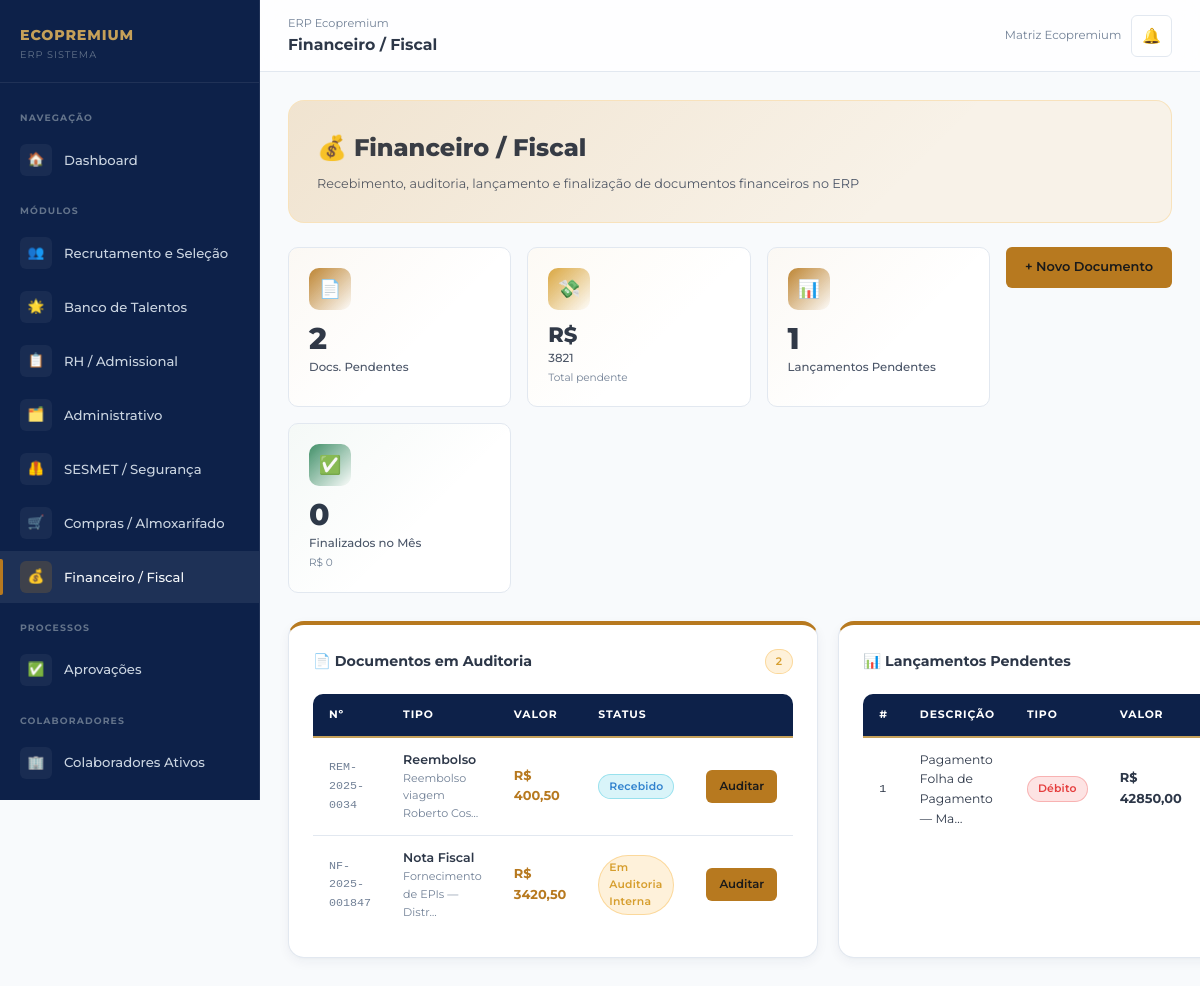
Screenshot of /financeiro/ (signed in) with the database file from the repository.
### core/models.py (models this page shows, shortened)
class PerfilUsuario(models.Model):
    PERFIS = [
        ('admin', 'Administrador'),
        ('gestor', 'Gestor'),
        ('rh', 'RH / Departamento Pessoal'),
        ('financeiro', 'Financeiro / Fiscal'),
        ('sesmet', 'SESMET / Segurança do Trabalho'),
        ('compras', 'Compras / Almoxarifado'),
        ('operacional', 'Operacional'),
    ]
    MARCAS = [
        ('eco_premium', 'Eco Premium'),
        ('trip_premium', 'Trip Premium'),
        ('log_premium', 'Log Premium'),
        ('matriz', 'Matriz Ecopremium'),
    ]
    usuario = models.OneToOneField(User, on_delete=models.CASCADE, related_name='perfil')
    perfil = models.CharField(max_length=20, choices=PERFIS, default='operacional')
    marca = models.CharField(max_length=20, choices=MARCAS, default='eco_premium')
    unidade = models.CharField(max_length=100, default='Matriz')
    telefone = models.CharField(max_length=20, blank=True)
    avatar_iniciais = models.CharField(max_length=3, blank=True)
    criado_em = models.DateTimeField(auto_now_add=True)
    class Meta:
        verbose_name = 'Perfil de Usuário'
        verbose_name_plural = 'Perfis de Usuários'

### financeiro/models.py (models this page shows, shortened)
class DocumentoFinanceiro(models.Model):
    TIPOS = [
        ('nota_fiscal', 'Nota Fiscal'),
        ('contrato', 'Contrato'),
        ('reembolso', 'Reembolso'),
        ('pagamento', 'Pagamento'),
        ('faturamento', 'Faturamento'),
        ('recibo', 'Recibo'),
        ('boleto', 'Boleto Bancário'),
    ]
    STATUS = [
        ('recebido', 'Recebido'),
        ('em_auditoria', 'Em Auditoria Interna'),
        ('informacoes_incorretas', 'Informações Incorretas'),
        ('aguardando_correcao', 'Aguardando Correção'),
        ('aprovado_lancamento', 'Aprovado para Lançamento'),
        ('lancado', 'Lançado no ERP'),
        ('arquivado', 'Arquivado'),
    ]
    tipo = models.CharField(max_length=20, choices=TIPOS, verbose_name='Tipo de Documento')
    numero_documento = models.CharField(max_length=50, verbose_name='Número do Documento')
    descricao = models.CharField(max_length=300, verbose_name='Descrição')
    valor = models.DecimalField(max_digits=14, decimal_places=2, verbose_name='Valor (R$)')
    centro_custo = models.CharField(max_length=100, verbose_name='Centro de Custo')
    unidade = models.CharField(max_length=100, verbose_name='Unidade')
    cnpj_emitente = models.CharField(max_length=18, blank=True, verbose_name='CNPJ do Emitente')
    razao_social_emitente = models.CharField(max_length=200, blank=True, verbose_name='Razão Social')
    contratos_vinculados = models.CharField(max_length=200, blank=True, verbose_name='Contratos Vinculados')
    data_emissao = models.DateField(verbose_name='Data de Emissão')
    data_vencimento = models.DateField(null=True, blank=True, verbose_name='Data de Vencimento')
    status = models.CharField(max_length=30, choices=STATUS, default='recebido')
    motivo_rejeicao = models.TextField(blank=True, verbose_name='Motivo da Rejeição')
    recebido_por = models.ForeignKey(User, on_delete=models.SET_NULL, null=True, blank=True,
                                      related_name='documentos_recebidos')
    criado_em = models.DateTimeField(auto_now_add=True)
    atualizado_em = models.DateTimeField(auto_now=True)
    class Meta:
        verbose_name = 'Documento Financeiro'
        verbose_name_plural = 'Documentos Financeiros'
        ordering = ['-criado_em']

class LancamentoERP(models.Model):
    TIPOS = [
        ('debito', 'Débito'),
        ('credito', 'Crédito'),
        ('provisao', 'Provisão'),
        ('estorno', 'Estorno'),
    ]
    STATUS = [
        ('rascunho', 'Rascunho'),
        ('em_validacao', 'Em Validação'),
        ('validado', 'Validado'),
        ('rejeitado', 'Rejeitado — Corrigir'),
        ('finalizado', 'Finalizado no ERP'),
    ]
    documento = models.ForeignKey(DocumentoFinanceiro, on_delete=models.CASCADE,
                                   related_name='lancamentos', verbose_name='Documento de Origem')
    descricao = models.CharField(max_length=300, verbose_name='Descrição do Lançamento')
    tipo = models.CharField(max_length=10, choices=TIPOS, verbose_name='Tipo')
    valor = models.DecimalField(max_digits=14, decimal_places=2, verbose_name='Valor (R$)')
    centro_custo = models.CharField(max_length=100, verbose_name='Centro de Custo')
    competencia = models.DateField(verbose_name='Mês de Competência')
    status = models.CharField(max_length=20, choices=STATUS, default='rascunho')
    lancado_por = models.ForeignKey(User, on_delete=models.SET_NULL, null=True, blank=True,
                                     related_name='lancamentos_efetuados')
    validado_por = models.ForeignKey(User, on_delete=models.SET_NULL, null=True, blank=True,
                                      related_name='lancamentos_validados')
    motivo_rejeicao = models.TextField(blank=True)
    criado_em = models.DateTimeField(auto_now_add=True)
    finalizado_em = models.DateTimeField(null=True, blank=True)
    class Meta:
        verbose_name = 'Lançamento ERP'
        verbose_name_plural = 'Lançamentos ERP'
        ordering = ['-criado_em']

### financeiro/views.py (the view)
# urls.py: path('', views.painel_financeiro, name='painel_financeiro'),
@login_required
def painel_financeiro(request):
    docs_pendentes = DocumentoFinanceiro.objects.filter(status__in=['recebido', 'em_auditoria'])
    lancamentos_pendentes = LancamentoERP.objects.filter(status__in=['rascunho', 'em_validacao'])
    finalizados_mes = LancamentoERP.objects.filter(
        status='finalizado',
        finalizado_em__month=timezone.now().month
    )
    return render(request, 'financeiro/painel.html', {
        'docs_pendentes': docs_pendentes,
        'lancamentos_pendentes': lancamentos_pendentes,
        'finalizados_mes': finalizados_mes,
        'total_valor_pendente': sum(d.valor for d in docs_pendentes),
        'total_lancado_mes': sum(l.valor for l in finalizados_mes),
    })

### templates/financeiro/painel.html (shortened to what this page needs)
{% extends 'base.html' %}
{% block nav_financeiro %}active{% endblock %}
{% block topbar_title %}Financeiro / Fiscal{% endblock %}
{% block content %}
<div class="module-banner mod-banner-6">
  <div class="mod-title">💰 Financeiro / Fiscal</div>
  <div class="mod-desc">Recebimento, auditoria, lançamento e finalização de documentos financeiros no ERP</div>
</div>
<div class="page-header">
  <div class="kpi-grid">
    <div class="kpi-card kpi-mod6">
      <div class="kpi-icon">📄</div>
      <div class="kpi-value">{{ docs_pendentes|length }}</div>
      <div class="kpi-label">Docs. Pendentes</div>
    </div>
    <div class="kpi-card" style="--kpi-color:var(--warning);">
      <div class="kpi-icon">💸</div>
      <div class="kpi-value" style="font-size:1.4rem;">R$</div>
      <div class="kpi-label">{{ total_valor_pendente|floatformat:0 }}</div>
      <div class="kpi-sub">Total pendente</div>
    </div>
    <div class="kpi-card kpi-mod6">
      <div class="kpi-icon">📊</div>
      <div class="kpi-value">{{ lancamentos_pendentes|length }}</div>
      <div class="kpi-label">Lançamentos Pendentes</div>
    </div>
    <div class="kpi-card" style="--kpi-color:var(--success);">
      <div class="kpi-icon">✅</div>
      <div class="kpi-value">{{ finalizados_mes|length }}</div>
      <div class="kpi-label">Finalizados no Mês</div>
      <div class="kpi-sub">R$ {{ total_lancado_mes|floatformat:0 }}</div>
    </div>
  </div>
  <a href="{% url 'entrada_documento' %}" class="btn btn-mod6">+ Novo Documento</a>
</div>
<div style="display:grid;grid-template-columns:1fr 1fr;gap:20px;margin-top:24px;">
  <div class="card" style="border-top-color:var(--mod6-yellow);">
    <div class="card-header">
      <div class="card-title">📄 Documentos em Auditoria</div>
      {% if docs_pendentes %}<span class="badge badge-warning">{{ docs_pendentes|length }}</span>{% endif %}
    </div>
    {% if docs_pendentes %}
    <div class="table-wrap" style="border:none;">
      <table>
        <thead>
          <tr>
            <th>Nº</th>
            <th>Tipo</th>
            <th>Valor</th>
            <th>Status</th>
            <th></th>
          </tr>
        </thead>
        <tbody>
          {% for doc in docs_pendentes %}
          <tr>
            <td style="font-family:monospace;font-size:0.78rem;color:var(--text-muted);">{{ doc.numero_documento }}</td>
            <td>
              <div style="font-weight:600;font-size:0.84rem;">{{ doc.get_tipo_display }}</div>
              <div style="font-size:0.74rem;color:var(--text-muted);">{{ doc.descricao|truncatechars:30 }}</div>
            </td>
            <td style="font-weight:700;color:var(--mod6-yellow);">R$ {{ doc.valor|floatformat:2 }}</td>
            <td>
              <span class="badge {% if doc.status == 'em_auditoria' %}badge-warning{% elif doc.status == 'informacoes_incorretas' %}badge-danger{% else %}badge-info{% endif %}">
                {{ doc.get_status_display }}
              </span>
            </td>
            <td>
              <a href="{% url 'auditoria_documento' doc.pk %}" class="btn btn-sm btn-mod6">Auditar</a>
            </td>
          </tr>
          {% endfor %}
        </tbody>
      </table>
    </div>
    {% else %}
    <div style="text-align:center;padding:30px;color:var(--success);">
      <div style="font-size:2.5rem;">✅</div>
      <p style="margin-top:10px;font-size:0.84rem;">Nenhum documento pendente de auditoria.</p>
    </div>
    {% endif %}
  </div>
  <div class="card" style="border-top-color:var(--mod6-yellow);">
    <div class="card-header">
      <div class="card-title">📊 Lançamentos Pendentes</div>
    </div>
    {% if lancamentos_pendentes %}
    <div class="table-wrap" style="border:none;">
      <table>
        <thead>
          <tr>
            <th>#</th>
            <th>Descrição</th>
            <th>Tipo</th>
            <th>Valor</th>
            <th>Status</th>
          </tr>
        </thead>
        <tbody>
          {% for l in lancamentos_pendentes %}
          <tr>
            <td style="font-family:monospace;font-size:0.78rem;">{{ l.pk }}</td>
            <td style="font-size:0.82rem;">{{ l.descricao|truncatechars:35 }}</td>
            <td>
              <span class="badge {% if l.tipo == 'debito' %}badge-danger{% elif l.tipo == 'credito' %}badge-success{% else %}badge-info{% endif %}">
                {{ l.get_tipo_display }}
              </span>
            </td>
            <td style="font-weight:700;">R$ {{ l.valor|floatformat:2 }}</td>
            <td>
            </td>
          </tr>
          {% endfor %}
        </tbody>
      </table>
    </div>
    {% else %}
    <div style="text-align:center;padding:30px;color:var(--success);">
      <div style="font-size:2.5rem;">✅</div>
      <p style="margin-top:10px;font-size:0.84rem;">Nenhum lançamento pendente.</p>
    </div>
    {% endif %}
  </div>
</div>
{% endblock %}

### templates/base.html (shortened to what this page needs)
{% load static %}
<!DOCTYPE html>
<html lang="pt-BR">
<head>
  <link rel="stylesheet" href="{% static 'css/main.css' %}?v=2">
</head>
<body>
<div class="erp-layout">
  <aside class="sidebar" id="sidebar">
    <div class="sidebar-logo">
      <div class="sidebar-logo-text">
        <div class="brand-name">ECOPREMIUM</div>
        <div class="brand-sub">ERP Sistema</div>
      </div>
    </div>
    <nav class="sidebar-nav">
      <div class="nav-section-label">Navegação</div>
      <a href="{% url 'dashboard' %}" class="nav-item {% block nav_dashboard %}{% endblock %}">
        <span class="nav-icon">🏠</span>
        Dashboard
      </a>
      <div class="nav-section-label">Módulos</div>
      <a href="{% url 'lista_vagas' %}" class="nav-item mod1 {% block nav_recrutamento %}{% endblock %}">
        <span class="nav-icon">👥</span>
        Recrutamento e Seleção
      </a>
      <a href="{% url 'banco_talentos' %}" class="nav-item mod1 {% block nav_talentos %}{% endblock %}">
        <span class="nav-icon">🌟</span>
        Banco de Talentos
      </a>
      <a href="{% url 'lista_admissoes' %}" class="nav-item mod2 {% block nav_admissional %}{% endblock %}">
        <span class="nav-icon">📋</span>
        RH / Admissional
      </a>
      <a href="{% url 'lista_demandas' %}" class="nav-item mod3 {% block nav_administrativo %}{% endblock %}">
        <span class="nav-icon">🗂️</span>
        Administrativo
      </a>
      <a href="{% url 'dashboard_sesmet' %}" class="nav-item mod4 {% block nav_sesmet %}{% endblock %}">
        <span class="nav-icon">🦺</span>
        SESMET / Segurança
      </a>
      <a href="{% url 'painel_compras' %}" class="nav-item mod5 {% block nav_compras %}{% endblock %}">
        <span class="nav-icon">🛒</span>
        Compras / Almoxarifado
      </a>
      <a href="{% url 'painel_financeiro' %}" class="nav-item mod6 {% block nav_financeiro %}{% endblock %}">
        <span class="nav-icon">💰</span>
        Financeiro / Fiscal
      </a>
      <div class="nav-section-label">Processos</div>
      <a href="{% url 'aprovacoes_pendentes' %}" class="nav-item {% block nav_aprovacoes %}{% endblock %}" id="navAprovacoes">
        <span class="nav-icon">✅</span>
        Aprovações
      </a>
      <div class="nav-section-label">Colaboradores</div>
      <a href="{% url 'lista_colaboradores' %}" class="nav-item {% block nav_colaboradores %}{% endblock %}">
        <span class="nav-icon">🏢</span>
        Colaboradores Ativos
      </a>
    </nav>
  </aside>
  <div class="main-content">
    <div class="topbar">
      <div class="topbar-title">
        <span class="breadcrumb">ERP Ecopremium</span>
        {% block topbar_title %}Dashboard{% endblock %}
      </div>
      <div class="topbar-actions">
        <span style="font-size:0.78rem;color:var(--text-muted);">
          {% if user.perfil %}{{ user.perfil.get_marca_display }}{% endif %}
        </span>
        <a href="#" class="notif-btn" id="notifBtn" title="Notificações">
          🔔
        </a>
      </div>
    </div>
    <div class="content-area">
      {% block content %}{% endblock %}
    </div>
  </div>
</div>
</body>
</html>

### rows the page displays
DocumentoFinanceiro: numero_documento "REM-2025-0034", tipo "Reembolso", descricao "Reembolso viagem Roberto Cos…", valor "400,50", status "Recebido"
DocumentoFinanceiro: numero_documento "NF-2025-001847", tipo "Nota Fiscal", descricao "Fornecimento de EPIs — Distr…", valor "3420,50", status "Em Auditoria Interna"
LancamentoERP: pk "1", descricao "Pagamento Folha de Pagamento — Ma…", tipo "Débito", valor "42850,00"

### other values shown
{{ user.perfil.get_marca_display }} "Matriz Ecopremium"
{{ docs_pendentes|length }} "2"
{{ total_valor_pendente|floatformat:0 }} "3821"
{{ lancamentos_pendentes|length }} "1"
{{ finalizados_mes|length }} "0"
{{ total_lancado_mes|floatformat:0 }} "0"
